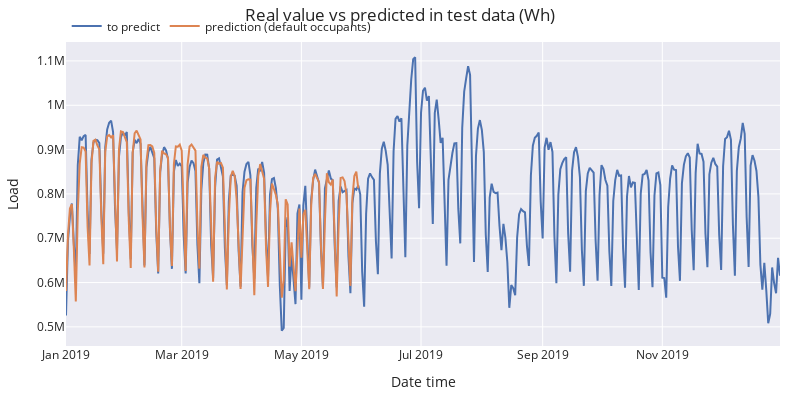

Write notebook code for a chart like this one.
### Code cell
# plot the results
fig = go.Figure()
trace1 = go.Scatter(x=data_test.index, y=data_test['Load'], name="to predict", mode="lines")
trace2 = go.Scatter(x=pred.index, y=pred, name="prediction (default occupants)", mode="lines")

fig.add_trace(trace1)
fig.add_trace(trace2)

fig.update_layout(
    title="Real value vs predicted in test data (Wh)",
    xaxis_title="Date time",
    yaxis_title="Load",
    width=800,
    height=400,
    margin=dict(l=20, r=20, t=35, b=20),
    legend=dict(
        orientation="h",
        yanchor="top",
        y=1.1,
        xanchor="left",
        x=0.001
    )
)
fig.show()

### Figure 1 — Plotly figure (JSON) as saved in the notebook; plotly's stock layout.template omitted (floating-point values rounded to 4 significant figures; data arrays with more than 128 entries replaced by an {"elided": "..."} marker saying what was removed)
{"data": [{"mode": "lines", "name": "to predict", "type": "scatter", "x": {"elided": "365 str values"}, "y": {"elided": "365 float values"}}, {"mode": "lines", "name": "prediction (default occupants)", "type": "scatter", "x": {"elided": "150 str values"}, "y": {"elided": "150 float values"}}], "layout": {"height": 400, "legend": {"orientation": "h", "x": 0.001, "xanchor": "left", "y": 1.1, "yanchor": "top"}, "margin": {"b": 20, "l": 20, "r": 20, "t": 35}, "title": {"text": "Real value vs predicted in test data (Wh)"}, "width": 800, "xaxis": {"title": {"text": "Date time"}}, "yaxis": {"title": {"text": "Load"}}}}
